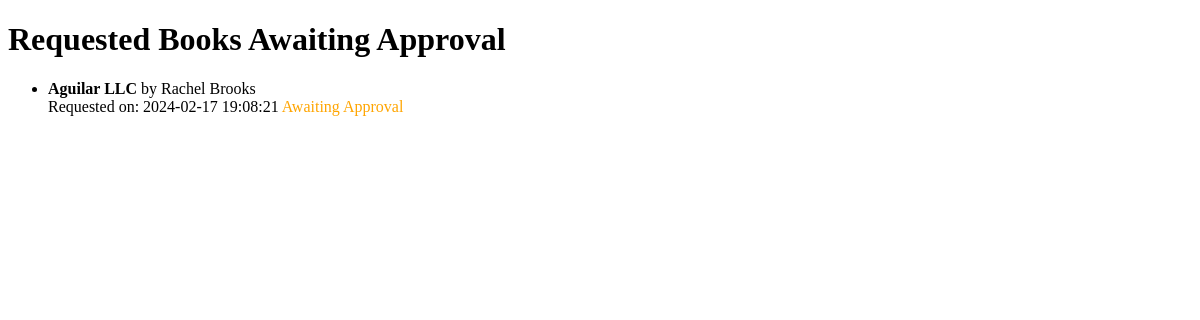
Before: /requested_books (signed in) with the older database file.
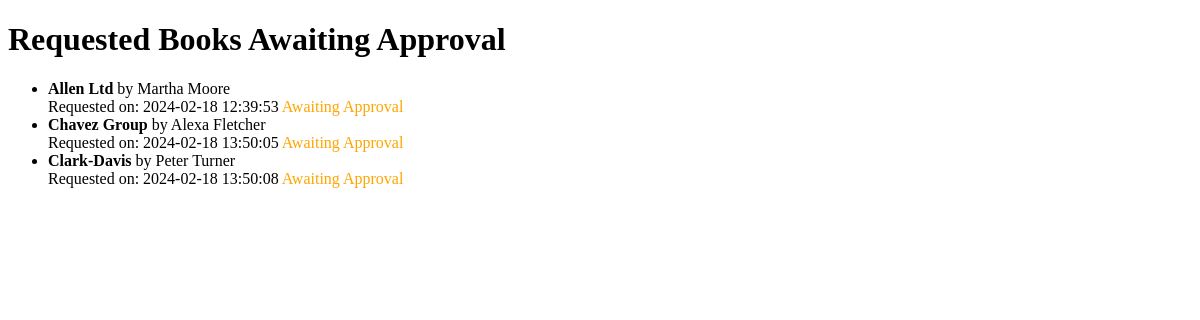
After: the same page with the newer database file.
### models.py (models this page shows, shortened)
class UserBook(db.Model):
    __tablename__ = "userbook"
    id = Column(Integer, primary_key=True)
    user_id = Column(Integer, ForeignKey('user.id'), nullable=False)
    book_id = Column(Integer, ForeignKey('book.id'), nullable=False)
    t_request = Column(DateTime, default=datetime.utcnow, nullable=False)
    t_return = Column(DateTime, nullable=True)
    is_approved = Column(Boolean, default=False)
    is_rejected = Column(Boolean, default=False)

class Book(db.Model):
    __table_name__ = "book"
    id = Column(Integer, primary_key=True)
    name = Column(String(100), nullable=False)
    content = Column(Text, nullable=False)
    author = Column(String(100), nullable=False)
    section_id = Column(Integer, ForeignKey('section.id'), nullable=False)

### app.py (the view)
@app.route('/requested_books')
def requested_books():
    user_id = session.get('user_id')
    if not user_id:
        flash('Please log in to view requested books.', 'error')
        return redirect(url_for('login'))
    requested_books = db.session.query(UserBook, Book).join(Book, UserBook.book_id == Book.id)\
                      .filter(UserBook.user_id == user_id, UserBook.is_approved == False, UserBook.is_rejected == False).all()
    return render_template('users/requested_books.html', requested_books=requested_books)

### templates/users/requested_books.html (shortened to what this page needs)
<!DOCTYPE html>
<html lang="en">
<head>
</head>
<body>
    <h1>Requested Books Awaiting Approval</h1>
    {% if requested_books %}
        <ul>
            {% for user_book, book in requested_books %}
            <li>
                <strong>{{ book.name }}</strong> by {{ book.author }}
                <br>
                Requested on: {{ user_book.t_request.strftime('%Y-%m-%d %H:%M:%S') }}
                {% if user_book.is_rejected %}
                <span style="color: red;">Rejected</span>
                {% else %}
                <span style="color: orange;">Awaiting Approval</span>
                {% endif %}
            </li>
            {% endfor %}
        </ul>
    {% else %}
        <p>No books requested or all requests have been processed.</p>
    {% endif %}
</body>
</html>

Changed rows visible on the page:
changed UserBook: name "Aguilar LLC" → "Allen Ltd"; author "Rachel Brooks" → "Martha Moore"; t_request "2024-02-17 19:08:21" → "2024-02-18 12:39:53"
added UserBook: name "Chavez Group", author "Alexa Fletcher", t_request "2024-02-18 13:50:05", is_rejected "Awaiting Approval"
added UserBook: name "Clark-Davis", author "Peter Turner", t_request "2024-02-18 13:50:08", is_rejected "Awaiting Approval"
